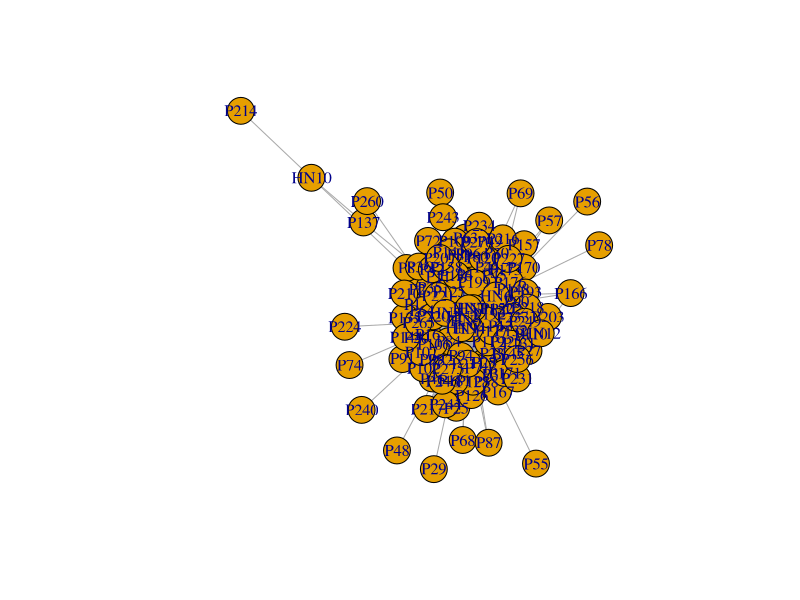
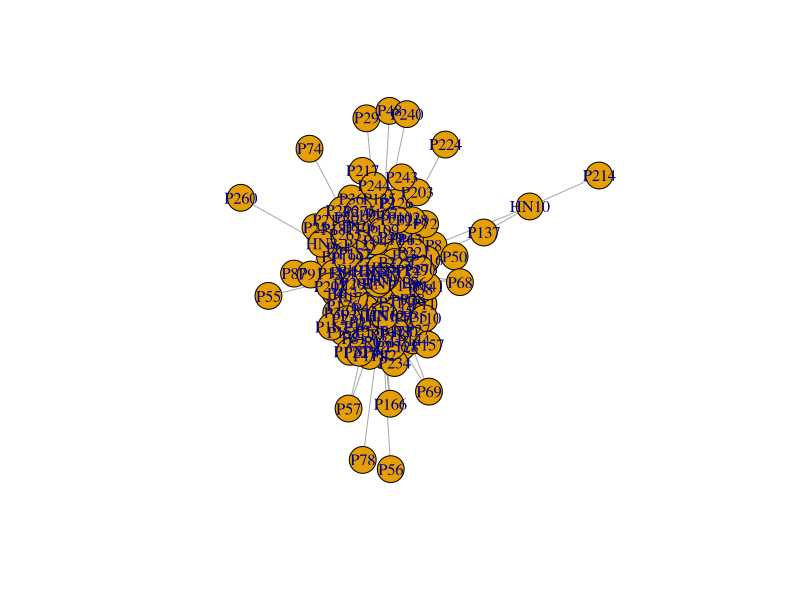

Recreate these plots in R, in order.

setwd(readClipboard())
getwd()

library(igraph)
library(Hmisc)

P_PP1<- read.delim('MeanP_HN.txt', row.name = 1, check.names = FALSE)
dim(P_PP1)
head(P_PP1)
P_PP <- t(P_PP1)
dim(P_PP)
P_PP_corr <- rcorr(P_PP, type = 'spearman')
P_PP_corr
r <- P_PP_corr$r
r[abs(r) < 0.6] <- 0
r[r > 0] <- 0
p <- P_PP_corr$P
write.csv(p,"MeanPaHN_p.csv")

p <- p.adjust(p, method = 'BH') 
p[p>=0.05] <- -1
p[p<0.05 & p>=0] <- 1 
p[p==-1] <- 0 
z <- r * p
diag(z) <- 0
head(z)[1:6,1:6]
#write.table(data.frame(z, check.names = FALSE), 'MeanPaHN.matrix.txt',col.names = NA, sep = '\t', quote = FALSE)
##Check the matrix,and modify the format of the matrix
A1<- read.delim('MeanPaHN.matrix.txt', row.name = 1, check.names = FALSE)
dim(A1)
head(A1)
A <- as.matrix(A1)
igraph <- graph.adjacency(A, weighted = TRUE, mode = 'undirected')
igraph
vcount(igraph)
igraph <- delete.vertices(igraph, names(degree(igraph)[degree(igraph) == 0]))
vcount(igraph)
E(igraph)$correlation <- E(igraph)$weight
E(igraph)$weight <- abs(E(igraph)$weight)
plot(igraph)

adj_matrix <- as.matrix(get.adjacency(igraph, attr = 'correlation'))
write.table(data.frame(adj_matrix, check.names = FALSE), 'MeanPaHN_network.adj_matrix.txt', col.names = NA, sep = '\t', quote = FALSE)

tax <- read.delim('MeanPaHN_group.txt', row.name = 1,
                  check.names = FALSE, stringsAsFactors = FALSE)
head(tax)
tax <- tax[as.character(V(igraph)$name), ]
head(tax)
V(igraph)$Genus <- tax$genus
V(igraph)$Group <- tax$group
igraph
plot(igraph)

edge <- data.frame(as_edgelist(igraph))
edge_list <- data.frame(
  source = edge[[1]],
  target = edge[[2]],
  weight = E(igraph)$weight,
  correlation = E(igraph)$correlation
)
head(edge_list)
write.table(edge_list, 'MeanPaHN.edge_list.txt', sep = '\t', row.names = FALSE, quote = FALSE)

node_list <- data.frame(
  label = names(V(igraph)),
  genus = V(igraph)$Genus,
  group = V(igraph)$Group)
head(node_list)
write.table(node_list, 'MeanPaHN.node_list.txt', sep = '\t', row.names = FALSE, quote = FALSE)
